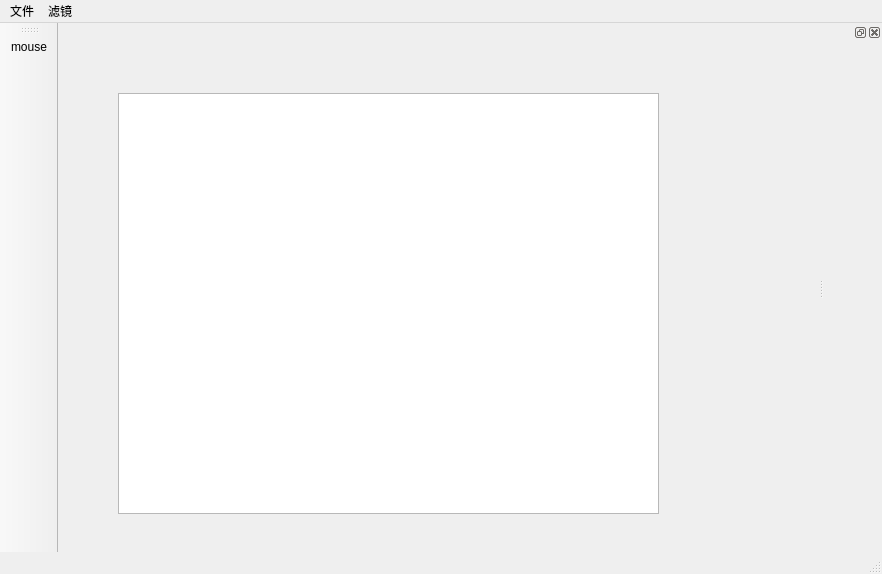
<?xml version="1.0" encoding="UTF-8"?>
<ui version="4.0">
 <class>MainWindow</class>
 <widget class="QMainWindow" name="MainWindow">
  <property name="geometry">
   <rect>
    <x>0</x>
    <y>0</y>
    <width>882</width>
    <height>574</height>
   </rect>
  </property>
  <property name="windowTitle">
   <string>MainWindow</string>
  </property>
  <widget class="QWidget" name="centralwidget">
   <widget class="QGraphicsView" name="graphicsView">
    <property name="geometry">
     <rect>
      <x>60</x>
      <y>70</y>
      <width>541</width>
      <height>421</height>
     </rect>
    </property>
   </widget>
  </widget>
  <widget class="QMenuBar" name="menubar">
   <property name="geometry">
    <rect>
     <x>0</x>
     <y>0</y>
     <width>882</width>
     <height>26</height>
    </rect>
   </property>
   <widget class="QMenu" name="menu">
    <property name="title">
     <string>文件</string>
    </property>
    <addaction name="actionopen"/>
    <addaction name="actionsave"/>
   </widget>
   <widget class="QMenu" name="menu_2">
    <property name="title">
     <string>滤镜</string>
    </property>
    <widget class="QMenu" name="menumohu">
     <property name="title">
      <string>mohu</string>
     </property>
     <addaction name="actiongaosi"/>
     <addaction name="actionjunzhi"/>
    </widget>
    <addaction name="menumohu"/>
    <addaction name="actionpinghua"/>
   </widget>
   <addaction name="menu"/>
   <addaction name="menu_2"/>
  </widget>
  <widget class="QStatusBar" name="statusbar"/>
  <widget class="QToolBar" name="toolBar">
   <property name="windowTitle">
    <string>toolBar</string>
   </property>
   <attribute name="toolBarArea">
    <enum>LeftToolBarArea</enum>
   </attribute>
   <attribute name="toolBarBreak">
    <bool>false</bool>
   </attribute>
   <addaction name="action_tool_mouse"/>
  </widget>
  <widget class="QDockWidget" name="dockWidget_3">
   <attribute name="dockWidgetArea">
    <number>2</number>
   </attribute>
   <widget class="QWidget" name="dockWidgetContents_4"/>
  </widget>
  <action name="actionopen">
   <property name="text">
    <string>open</string>
   </property>
  </action>
  <action name="actionsave">
   <property name="text">
    <string>save</string>
   </property>
  </action>
  <action name="actionpinghua">
   <property name="text">
    <string>pinghua</string>
   </property>
  </action>
  <action name="action_tool_mouse">
   <property name="text">
    <string>mouse</string>
   </property>
  </action>
  <action name="actiongaosi">
   <property name="text">
    <string>gaosi</string>
   </property>
  </action>
  <action name="actionjunzhi">
   <property name="text">
    <string>junzhi</string>
   </property>
  </action>
 </widget>
 <resources/>
 <connections/>
</ui>
